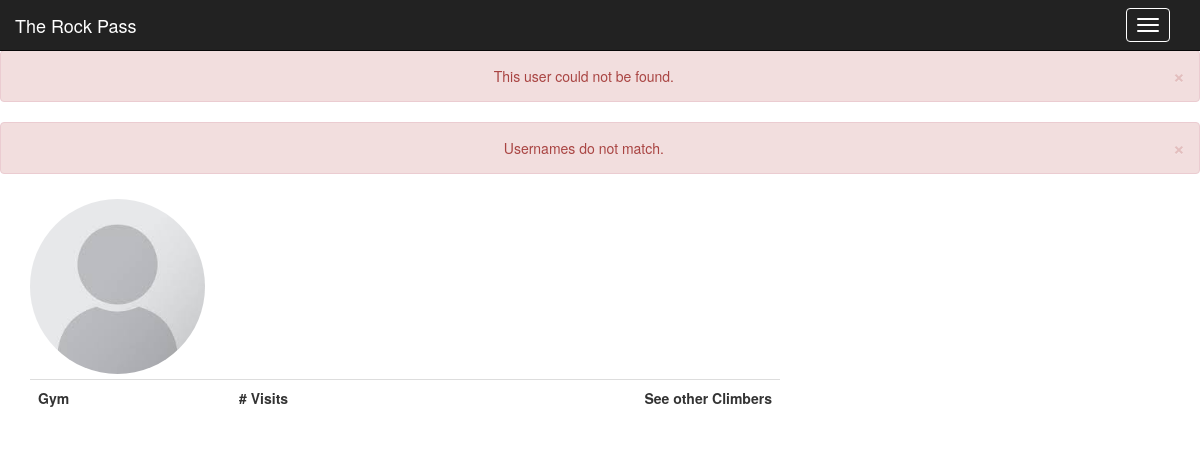
The app's page /profile.php?username=test@test.com, older data.
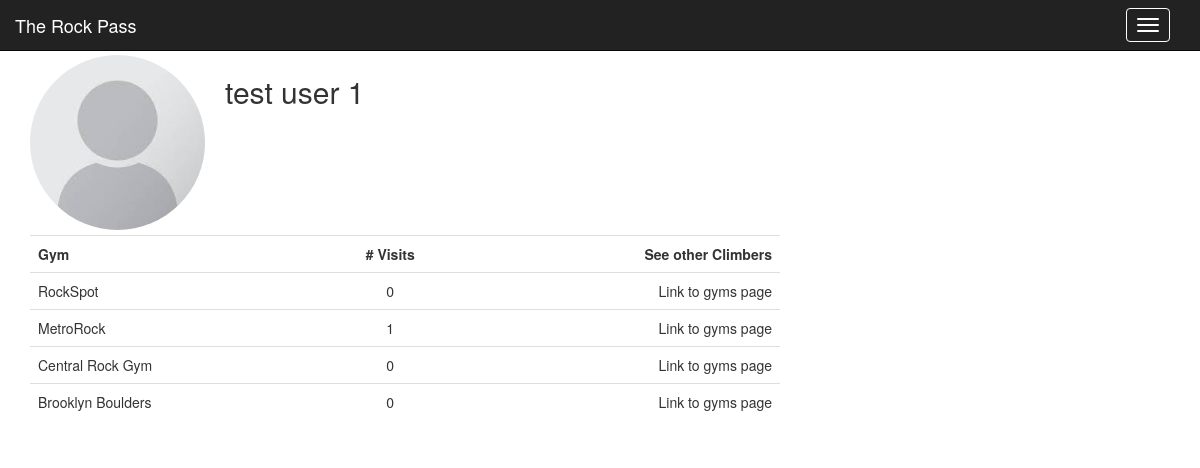
The same page, newer data.
### tables this page shows
CREATE TABLE `users` (
  `ID` int(11) NOT NULL,
  `fName` varchar(25) DEFAULT NULL,
  `lName` varchar(25) DEFAULT NULL,
  `username` varchar(25) NOT NULL,
  `email` varchar(25) NOT NULL,
  `password` varchar(50) NOT NULL,
  `state` varchar(25) NOT NULL,
  `job` varchar(25) DEFAULT NULL,
  `referralCode` varchar(10) NOT NULL,
  `profilePic` varchar(25) DEFAULT './img/Empty_Profile.png',
  `admin` varchar(10) DEFAULT NULL
);

### chooseHeader.php (called while the page is built, shortened)
<?php
include("./inc/connectDB.php");
if (isset($_SESSION["username_login"])) {
  $session = true;
  $username = $_SESSION["username_login"];
    $userInfo = mysqli_query($dbConnected, "SELECT * FROM users WHERE username='$username'");
    $userRow = mysqli_fetch_array($userInfo);
    $userID = $userRow['ID'];
    $passInfo = mysqli_query($dbConnected, "SELECT * FROM passes WHERE userID='$userID' AND emailSent IS NULL");
    $passNumRows = mysqli_num_rows($passInfo);
    if ($passNumRows != 0) {
        $datePurchasedInfo = mysqli_query($dbConnected, "SELECT datePurchased FROM passes WHERE userID='$userID' AND emailSent IS NULL LIMIT 1");
        $datePurchasedRow = mysqli_fetch_array($datePurchasedInfo);
        $datePurchased = $datePurchasedRow['datePurchased'];
        for ($i=0; $i < 10; $i++) {
          $passInfo = mysqli_query($dbConnected, "SELECT * FROM passes WHERE datePurchased='$datePurchased' AND userID='$userID' ORDER BY ID LIMIT 1 OFFSET $i");
          $passRow = mysqli_fetch_array($passInfo);
          $passPack[$i]['ID'] = $passRow['ID'];
          $passPack[$i]['userID'] = $passRow['userID'];
          $passPack[$i]['rockGym'] = $passRow['rockGym'];
          $passPack[$i]['datePurchased'] = $passRow['datePurchased'];
          $passPack[$i]['dateUsed'] = $passRow['dateUsed'];
          $passPack[$i]['emailSent'] = $passRow['emailSent'];
        }
      if ($passNumRows != 10) {
        $usedPassInfo = mysqli_query($dbConnected, "SELECT * FROM passes WHERE (userID='$userID' AND emailSent IS NOT NULL) ORDER BY ID DESC LIMIT 1");
        $usedPassRow = mysqli_fetch_array($usedPassInfo);
      } else {
        $usedPassRow['dateUsed'] = 0;
      }
    }
    $userData_sql = mysqli_query($dbConnected, "SELECT * FROM userdata WHERE userID='$userID'");
    $userData_num = mysqli_num_rows($userData_sql);
    $userHobbies_sql = mysqli_query($dbConnected, "SELECT * FROM hobbies WHERE userID='$userID'");
    $userHobbies_num = mysqli_num_rows($userHobbies_sql);
      if ($userData_num != 0) {
        $userData = mysqli_fetch_array($userData_sql);
      } else {
        $userData_insert = "INSERT INTO userdata (userID) VALUES ('".$userID."')";
        if (mysqli_query($dbConnected, $userData_insert)) {
          $userData_sql = mysqli_query($dbConnected, "SELECT * FROM userdata WHERE userID='$userID'");
          $userData = mysqli_fetch_array($userData_sql);
        } else {
          $errormsg = "Oops! Something went wrong. Please refresh the page.";
          echo '  <div class="alert alert-dismissable alert-danger text-center" role="alert">
                      '.$errormsg.'
                      <button type="button" class="close" data-dismiss="alert" aria-label="Close">
                  <span aria-hidden="true">&times;</span>
                </button>
              </div>';
          echo " (".__LINE__.")";
        }
      }
      $dataLastUpdate_sql = mysqli_query($dbConnected, " SELECT DAY( lastUpdate ) AS DAY,
                                                 MONTH( lastUpdate ) AS MONTH,
                                                 YEAR( lastUpdate ) AS YEAR
                                          FROM userdata");
      $dataLastUpdate_array = mysqli_fetch_array($dataLastUpdate_sql);
      $dataLastUpdate = $dataLastUpdate_array['DAY'].$dataLastUpdate_array['MONTH'].$dataLastUpdate_array['YEAR'];
      if ($userHobbies_num != 0) {
        $userHobbies = mysqli_fetch_array($userHobbies_sql);
      } else {
        $userHobbies_insert = "INSERT INTO hobbies (userID) VALUES ('".$userID."')";
        if (mysqli_query($dbConnected, $userHobbies_insert)) {
          $userHobbies_sql = mysqli_query($dbConnected, "SELECT * FROM hobbies WHERE userID='$userID'");
          $userHobbies = mysqli_fetch_array($userHobbies_sql);
        } else {
          $errormsg = "Oops! Something went wrong. Please refresh the page.";
          echo '  <div class="alert alert-dismissable alert-danger text-center" role="alert">
                      '.$errormsg.'
                      <button type="button" class="close" data-dismiss="alert" aria-label="Close">
                  <span aria-hidden="true">&times;</span>
                </button>
              </div>';
          echo " (".__LINE__.")";
        }
      }
      $hobbiesLastUpdate_sql = mysqli_query($dbConnected, "  SELECT DAY( lastUpdate ) AS DAY,
                                                     MONTH( lastUpdate ) AS MONTH,
                                                     YEAR( lastUpdate ) AS YEAR
                                              FROM hobbies");
      $hobbiesLastUpdate_array = mysqli_fetch_array($hobbiesLastUpdate_sql);
      $hobbiesLastUpdate = $hobbiesLastUpdate_array['DAY'].$hobbiesLastUpdate_array['MONTH'].$hobbiesLastUpdate_array['YEAR'];
    if ($userRow['admin'] == "Yes") {
      include ("./headerAdmin.php");
    } else {
      include ( "./headerUser.php" );
    }
} else {
  include ( "./header.php" );
}
?>

### profile.php (the view, shortened to what this page needs)
<?php
include("./chooseHeader.php");
	if (isset($_GET['username'])) {
			$username = $_GET['username'];
			$userquery = mysqli_query($dbConnected, "SELECT * FROM users WHERE username='$username'");
			if (mysqli_num_rows($userquery) != 1) {
				$errormsg = "This user could not be found.";
				echo '	<div class="alert alert-dismissable alert-danger text-center" role="alert">
		          			'.$errormsg.'
		          			<button type="button" class="close" data-dismiss="alert" aria-label="Close">
								<span aria-hidden="true">&times;</span>
							</button>
						</div>';
			}
			$userRow = mysqli_fetch_array($userquery);
			$userID = $userRow['ID'];
			$dbusername = $userRow['username'];
			if ($username != $dbusername) {
				$errormsg = "Usernames do not match.";
				echo '	<div class="alert alert-dismissable alert-danger text-center" role="alert">
		          			'.$errormsg.'
		          			<button type="button" class="close" data-dismiss="alert" aria-label="Close">
								<span aria-hidden="true">&times;</span>
							</button>
						</div>';
			}
	} else {
		die("No username is selected");
	}
	$profilePic = $userRow['profilePic'];
	$fld_profilePic = '<img src="'.$profilePic.'" class="img-circle img-responsive" id="profilePic" alt="Responsive image">';
	$fld_noProfilePic = '<img src="./img/Empty_Profile.png" class="img-circle img-responsive" id="profilePic" alt="Responsive image">';
	$userState = $userRow['state'];
	$gymUserState = mysqli_query($dbConnected, "SELECT * FROM gyms WHERE state='$userState'");
	$gymUserStateNum = mysqli_num_rows($gymUserState);
	for ($i=0; $i < $gymUserStateNum; $i++) {
	  $gymInfo = mysqli_query($dbConnected, "SELECT * FROM gyms WHERE state='$userState' LIMIT 1 OFFSET $i");
	  $gym = mysqli_fetch_array($gymInfo);
	  $gymName = $gym['shortName'];
	  $gymPassesInfo = mysqli_query($dbConnected, "SELECT * FROM passes WHERE (userID='$userID' AND rockGym='$gymName')");
	  $gymPasses = mysqli_num_rows($gymPassesInfo);
	  $gymArray[$i]['gymName'] = $gym['gymName'];
	  $gymArray[$i]['visits'] = $gymPasses;
	}
?>
<div class="wrapper">
	<div class="container">
		<div class="row" style="padding-top:5px;">
			<div class="col-sm-2 col-xs-6 pull-left">
				<?php if ($profilePic == "") :
						echo $fld_noProfilePic;
					 else :
						echo $fld_profilePic;
					 endif;?>
			</div>
			<div class="col-sm-4 col-xs-6 text-left">
				<h2><?php echo $userRow['fName']." ".$userRow['lName']; ?></h2>
			</div>
		</div>
		<div class="row" style="padding-top:5px;">
			<div class="col-sm-8 col-offset-sm-2">
				<table class="table">
				    <tr>
				      <th>Gym</th>
				      <th class="text-center"># Visits</th>
				      <th class="text-right">See other Climbers</th>
				    </tr>
				    <?php
						for ($i=0; $i < $gymUserStateNum; $i++) {
							echo '<tr>
							        <td>'.$gymArray[$i]['gymName'].'</td>
							        <td class="text-center">'.$gymArray[$i]['visits'].'</td>
							        <td class="text-right">Link to gyms page</td>
							      </tr>';
						}
				    ?>
				  </table>
			</div>
		</div>
	</div>
</div>
<?php include("./footer.php"); ?>

### header.php (shortened to what this page needs)
<!DOCTYPE html>
<html lang="en">
  <head>
    <link href="css/bootstrap.min.css" rel="stylesheet">
    <link rel="stylesheet" type="text/css" href="./css/myCSS.css">
  </head>
  <body>
    <nav class="navbar navbar-inverse navbar-fixed-top">
      <div class="container-fluid">
        <div class="navbar-header">
          <a class="navbar-brand" href="./index">The Rock Pass</a>
          <button type="button" class="navbar-menu-toggle" id="menuToggle">
            <span class="icon-bar"></span>
            <span class="icon-bar"></span>
            <span class="icon-bar"></span>
          </button>
        </div>
      </div>
    </nav>

### footer.php (shortened to what this page needs)
	<br><br><br><br>
  </body>
</html>

### css/myCSS.css (style rules this page uses)
body { padding-top: 50px; }
.navbar-header { width: 100%; }
.navbar-menu-toggle { position: relative; float: right; padding: 9px 10px; margin-top: 8px; margin-right: 15px; margin-bottom: 8px; background-color: transparent; background-image: none; border: 1px solid #fff; border-radius: 4px; }
.navbar-menu-toggle .icon-bar { display: block; width: 22px; height: 2px; border-radius: 1px; }
.navbar-menu-toggle .icon-bar + .icon-bar { margin-top: 4px; }
.icon-bar { background-color: #fff; }
#profilePic { max-width: 175px; }

Row changes from the older to the newer data that the page shows:
added users: profilePic (picture), fName "test", lName "user 1"
Text that changed along with them:
$errormsg: "This user could not be found." → (not shown)
$errormsg: "Usernames do not match." → (not shown)
new list line: "RockSpot 0 Link to gyms page"
new list line: "MetroRock 1 Link to gyms page"
new list line: "Central Rock Gym 0 Link to gyms page"
new list line: "Brooklyn Boulders 0 Link to gyms page"
